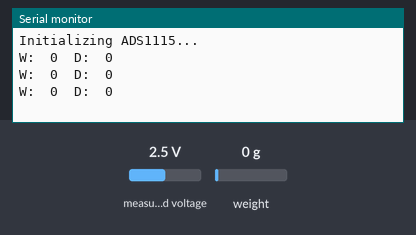
The sketch below on a simulated Arduino Uno, built with avr-gcc and run on an emulated ATmega328P. Parts: the last lines printed to the serial monitor. Inputs (shaded band) come from the test bench; at power-on: weight on the scale 0 g, measured voltage 2.5 V.

Above: at 1.5 s.
1.6 s: weight on the scale set to 100 g
At 2.3 s:
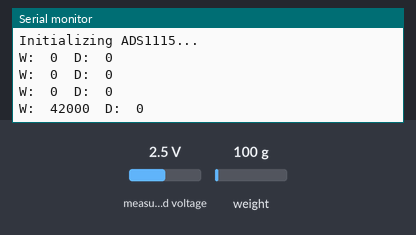
3.1 s: weight on the scale set to 1250 g
At 3.6 s:
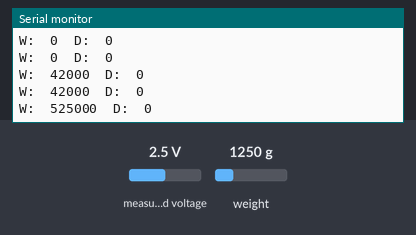
Timing chart, 0 to 6.1 s (numbered marks = the images above; inputs shaded):
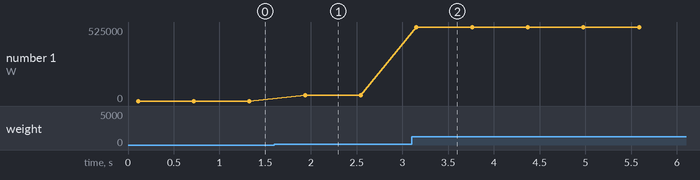

The sketch:

device.ino
```cpp
#include "HX711.h"
#include <Adafruit_ADS1X15.h>

bool CalibrationMode = true;

// HX711 circuit wiring
const int LOADCELL_DOUT_PIN = 2;
const int LOADCELL_SCK_PIN = 3;

//LVDT calibration parameters for interpolation
const double y0 = 0.0; //measured cm of x0
const double y1 = 2.3; //measured cm of x1
const double x0 = 1000; //raw adc value of y0
const double x1 = 5000; //raw adc value of y1

//LoadCell calibration parameters for interpolation
const double y0_ = 0.0; //measured kg of x0
const double y1_ = 2.3; //measured kg of x1
const double x0_ = 1000; //raw adc value of y0
const double x1_ = 5000; //raw adc value of y1

HX711 scale;
Adafruit_ADS1115 ads;

double LVDT_measurement() {
  int16_t adcValue = ads.readADC_SingleEnded(0);
  double measurement = y0 + (y1 - y0) * (adcValue - x0) / (x1 - x0);
  return measurement;
}

double LoadCell_measurement() {
  if(scale.is_ready()) {
    long reading = scale.read();
    double measurement = y0_ + (y1_ - y0_) * (reading - x0_) / (x1_ - x0_);
    return measurement;
  }
  else {
    return 0;
  }
}

void setup() {
  Serial.println("Uniaxial Compression Device");
  Serial.println("Civil Engineering Laboratory");


  Serial.begin(57600);
  scale.begin(LOADCELL_DOUT_PIN, LOADCELL_SCK_PIN);

  Serial.println("Initializing ADS1115...");
  if (!ads.begin()) {
    Serial.println("Failed to initialize ADS1115!");
    while (1);
  }
}

void loop() {
  if (CalibrationMode) {
    if (scale.is_ready()) {
    long reading = scale.read();
    int16_t adcValue = ads.readADC_SingleEnded(0);
    Serial.println("W:\t"+String(reading)+"\tD:\t"+String(adcValue));
    } else {
      Serial.println("HX711 not found.");
    }
  }
  else {
    double loadcell = LoadCell_measurement();
    double lvdt = LVDT_measurement();
    Serial.println("LoadCell:\t"+String(loadcell)+"\tDisplacement:\t"+String(lvdt));
  }

  delay(500);
}
```

Measured:
- after the input at 1.6 s, the serial monitor: prints a new line after 0.34 s (image 1)
- after the input at 3.1 s, the serial monitor: prints a new line after 0.05 s (image 2)
- plotted number 1: 0 → 42000 after the input at 1.6 s, 42000 → 525000 after the input at 3.1 s
